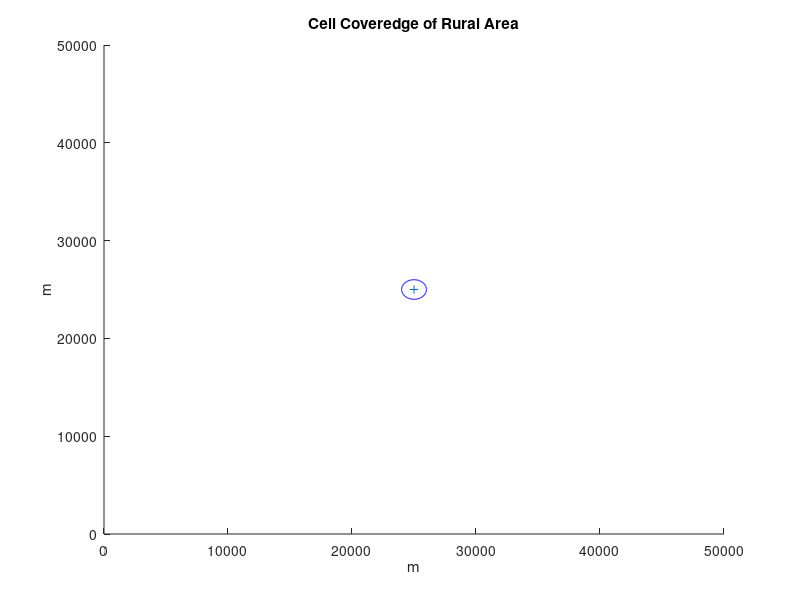

This figure's MATLAB source: (Note: this script raises an error after producing the figure.)

%Link Budget Calculation Based LTE in Rural
fc = 800; %Carrier Frequency 800 MHz
fc2 = 900; %Carrier Frequency 900 MHz
fc3 = 1800; %Carrier Frequency 1800 MHz
fc4 = 2100; %Carrier Frequency 2100 MHz

BW = 10000000; %Bandwidth 10 MHz
Power_bs = 43;  %Power of Base Station in dBm

axis([0 50000 0 50000]); 
xlabel('m')
ylabel('m')
hold on
theta = linspace(0,2*pi); % To see the antenna location clearly; a circle is skectched around it,angle theta for circle
User_Number = 1000;  %Number of Users

%Placing Base Station
Base_Station_Loc = [25000;25000];  %Location of Base Station                                                   
Rad = 1000;  %Radius of Base Station Location = 1000m
plot(Base_Station_Loc(1),Base_Station_Loc(2),'+')  %Center of Base Station
hold on
x = 25000 + Rad*cos(theta);
y = 25000 + Rad*sin(theta);
plot(x,y,'b');
title('Cell Coveredge of Rural Area')
hold on

%Randomly User Location
user = 50000*rand(2,1000);  % 1000 Users in the Area (1000 users are randomly located in 2D Area)
x1=user(1,:); % x coordinate of the user location
y1=user(2,:); % y coordinate of the user location

%Calculation of Receiver Sensitivity


Noise_F = 5; %Noise Figure, for FDD Base Station in 3GPP technical Report
Eb_N0 = 14; % BER=10^-6
R = 6e6;   %Data Rate 6 Mbps
SNR = Eb_N0 + 10*log10(R/BW); % SNR Calculation
Noise_floor = -174 + (10*log10(BW)); %in dBm 
Sensitivity = Noise_floor + SNR + Noise_F + 30; %Calculated Receiver Sensitivity % Converted dBm with +30


%Received Powers of Users from Base Station
for i=1:1000
 distance_1(i) = sqrt((x1(i)- Base_Station_Loc(1,1))^2 + (y1(i)- Base_Station_Loc(1,1))^2); %User Distances to Base Station - Euclidian distance
 received_pow1(i) = Received_power_rural(Power_bs,distance_1(i),fc) + 30 ; %Converted to dBm with +30
 received_pow2(i) = Received_power_rural(Power_bs,distance_1(i),fc2) + 30 ;
 received_pow3(i) = Received_power_rural(Power_bs,distance_1(i),fc3) + 30 ;
 received_pow4(i) = Received_power_rural(Power_bs,distance_1(i),fc4) + 30 ;
end

% Determine users who can connect the base station
Connected_users = find(received_pow1 > Sensitivity); %Find users in the area whose received power is greater than sensitivity for 800MHz

for j=1:1000
    if (~isempty(find(Connected_users == j)))== 0; 
        %     isempty    This MATLAB function returns logical 1 (true) if A
        %     is an empty array and logical 0 (false) otherwise.
        %     find  Find indices and values of nonzero elements
    plot(x1(j),y1(j),'xr'); % Marked users with red who cannot connect to Base station
    hold on;
    else 
    plot(x1(j),y1(j),'*g'); % Marked users with green who can connect to Base station
    hold on;
    end 
end


distance_2 = 0:100:50000; % Observation interval for percentage, examine it for 100m

for percentage = 1:length(distance_2)
     temp = 0;
    for i=1:User_Number
      received_pow_800MHz(i)= Received_power_rural(Power_bs,distance_2(percentage),fc);
      if(received_pow_800MHz(i) > Sensitivity)
          temp = temp + 1;
      else
          temp = temp;
      end      
    end
    Percentage_800(percentage)= temp/(User_Number)*100; %Percentage for carrier freq. is 800MHz
end

for percentage=1:length(distance_2)
     temp = 0;
    for i=1:User_Number
      received_pow_900MHz(i)= Received_power_rural(Power_bs,distance_2(percentage),fc2);
      if(received_pow_900MHz(i) > Sensitivity)
          temp = temp+1;
      else
          temp = temp;
      end      
    end
    Percentage_900(percentage)= temp/(User_Number)*100; %Percentage for carrier freq. is 900MHz
end

for percentage=1:length(distance_2)
     temp = 0;
    for i=1:User_Number
      received_pow_1800MHz(i)= Received_power_rural(Power_bs,distance_2(percentage),fc3);
      if(received_pow_1800MHz(i) > Sensitivity)
          temp = temp + 1;
      else
          temp = temp;
      end      
    end
    Percentage_1800(percentage)= temp/(User_Number)*100; %Percentage for carrier freq. is 1800MHz
end

for percentage=1:length(distance_2)
     temp = 0;
    for i=1:User_Number
      received_pow_2100MHz(i)= Received_power_rural(Power_bs,distance_2(percentage),fc4);
      if(received_pow_2100MHz(i) > Sensitivity)
          temp = temp + 1;
      else
          temp = temp;
      end      
    end
    Percentage_2100(percentage)= temp/(User_Number)*100; %Percentage for carrier freq. is 2100MHz
end


figure(2)
plot(distance_2,Percentage_800,'r');
hold on
plot(distance_2,Percentage_900,'b');
hold on
plot(distance_2,Percentage_1800,'g');
hold on
plot(distance_2,Percentage_2100,'m');
title('Percentage - Distance');
xlabel('m')
ylabel('%')
legend('800Mhz','900Mhz','1800Mhz','2100MHz');
grid on




